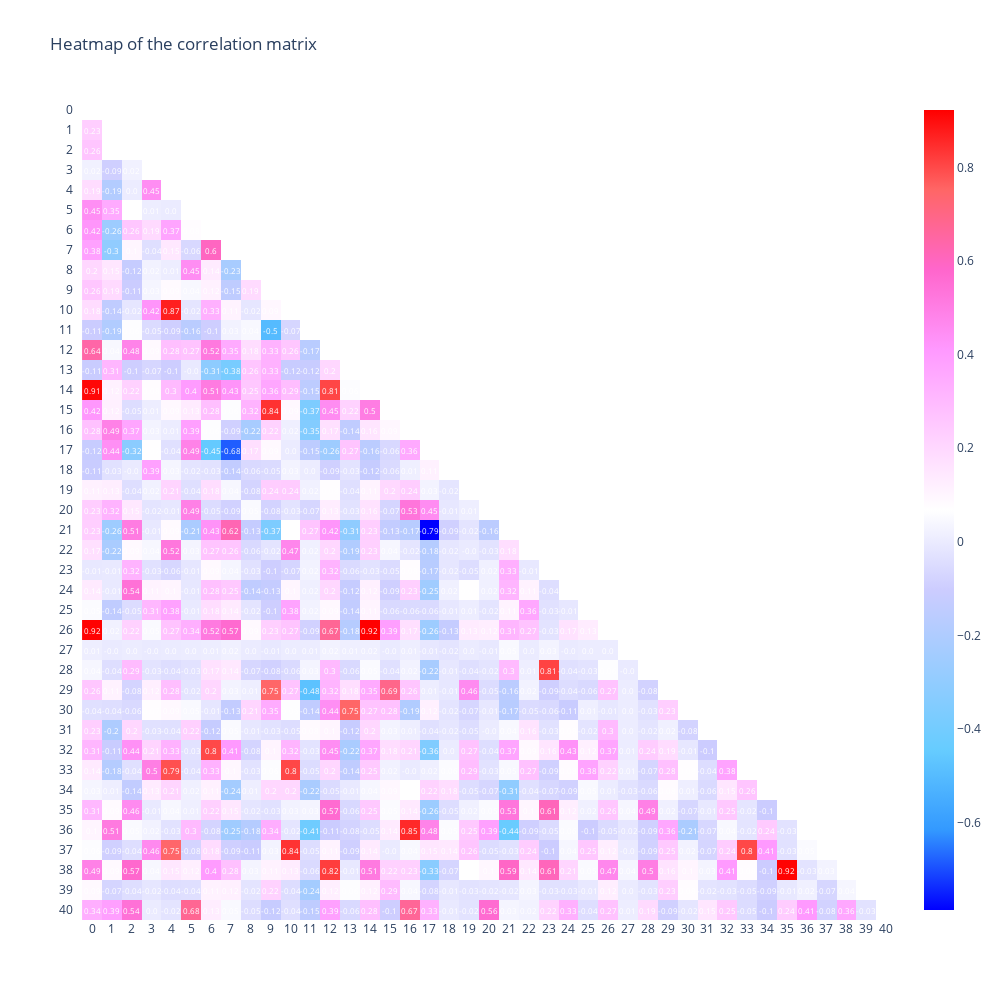

Notebook source saved alongside this figure:
### Markdown cell above
### Correlation Matrix <a class="anchor" id="correlation"></a>

### Code cell
corr = df.corr()
mask = np.triu(np.ones_like(corr, dtype=bool))
df_mask = corr.mask(mask)

fig = ff.create_annotated_heatmap(z=df_mask.to_numpy(), x=df_mask.columns.tolist(), y=df_mask.columns.tolist(),
                                  annotation_text=np.around(corr.to_numpy(), decimals=2), showscale=True, 
                                 colorscale=px.colors.diverging.Picnic)
fig.update_xaxes(side='bottom')
fig.update_layout(width=1000, height=1000, title_text='Heatmap of the correlation matrix', yaxis_autorange='reversed',
                 xaxis_showgrid=False, yaxis_showgrid=False, xaxis_zeroline=False, yaxis_zeroline=False, template='plotly_white')

for i in range(len(fig.layout.annotations)):
    fig.layout.annotations[i].font.size=8
    if fig.layout.annotations[i].text == 'nan':
        fig.layout.annotations[i].text = ""
fig.show()
